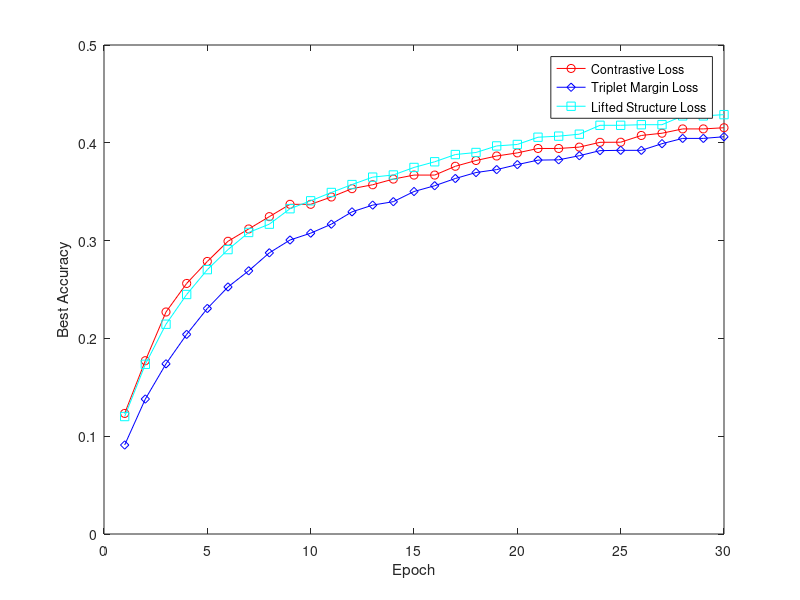

The MATLAB source for this figure:
clear all
epoch = [1:1:30];
Contrastive = [     0.1233, 0.1772, 0.2270, 0.2562, 0.2787, ...
                    0.2993, 0.3119, 0.3245, 0.3371, 0.3371, ...
                    0.3446, 0.3531, 0.3571, 0.3629, 0.3670, ...
                    0.3670, 0.3760, 0.3819, 0.3865, 0.3897, ...
                    0.3942, 0.3942, 0.3956, 0.4005, 0.4006, ...
                    0.4075, 0.4098, 0.4142, 0.4142, 0.4154  ...
                    ];
TripletMargin = [   0.0910, 0.1380, 0.1740, 0.2041, 0.2306, ...
                    0.2526, 0.2691, 0.2875, 0.3006, 0.3076, ...
                    0.3168, 0.3294, 0.3363, 0.3398, 0.3502, ...
                    0.3561, 0.3635, 0.3696, 0.3726, 0.3777, ...
                    0.3823, 0.3826, 0.3868, 0.3920, 0.3923, ...
                    0.3923, 0.3991, 0.4045, 0.4045, 0.4062  ...
                    ];
LiftedStructure = [ 0.1201, 0.1735, 0.2145, 0.2449, 0.2703, ...
                    0.2908, 0.3083, 0.3168, 0.3326, 0.3407, ...
                    0.3492, 0.3573, 0.3649, 0.3671, 0.3748, ...
                    0.3806, 0.3880, 0.3901, 0.3968, 0.3983, ...
                    0.4057, 0.4068, 0.4088, 0.4179, 0.4179, ...
                    0.4185, 0.4185, 0.4275, 0.4275, 0.4288  ...
                    ];
                
plot(epoch, Contrastive, 'o-r');
hold on;
plot(epoch, TripletMargin, 'd-b');
hold on;
plot(epoch, LiftedStructure, 's-c');
hold off;

xlabel('Epoch');
ylabel('Best Accuracy');
legend('Contrastive Loss', 'Triplet Margin Loss', 'Lifted Structure Loss');

